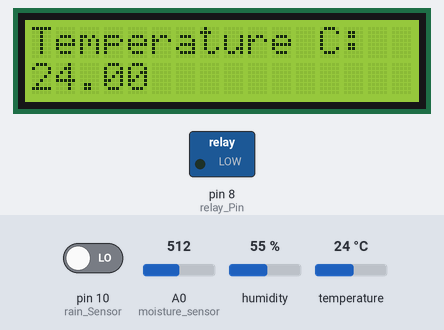
A sketch run on a simulated Arduino Uno, built with avr-gcc and run on an emulated ATmega328P. Shown: 16×2 character LCD, switched loads named in the sketch (green lamp = pin HIGH). Inputs (shaded band) come from the test bench; at power-on: A0 (moisture_sensor) = 512, pin 10 (rain_Sensor) LOW, humidity 55 %, temperature 24 °C. What the sketch prints to the serial monitor is not drawn.

Above: at 3.2 s.
3.3 s: A0 (moisture_sensor) set to 684
At 4.8 s:
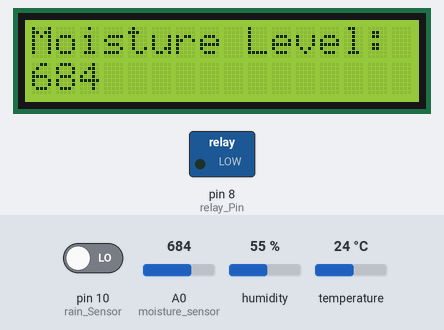
11.6 s: A0 (moisture_sensor) set to 717
At 15.5 s:
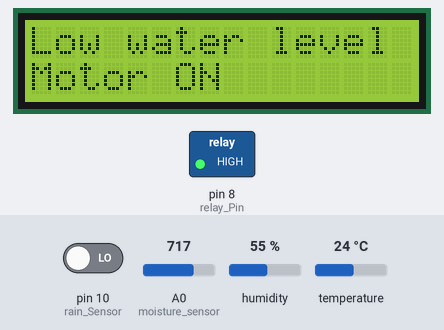
20.7 s: pin 10 (rain_Sensor) driven HIGH
At 26.4 s:
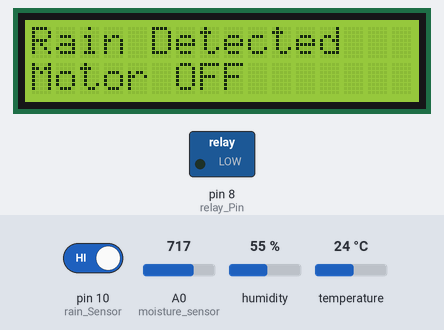
31.8 s: humidity set to 22 %
At 33.1 s:
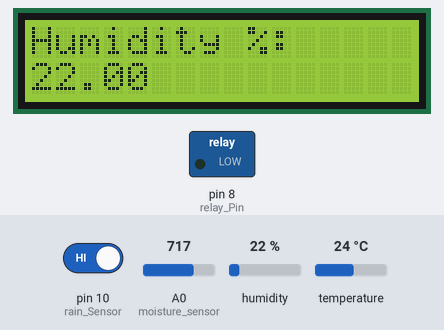
37.4 s: temperature set to 12 °C
At 39.2 s:
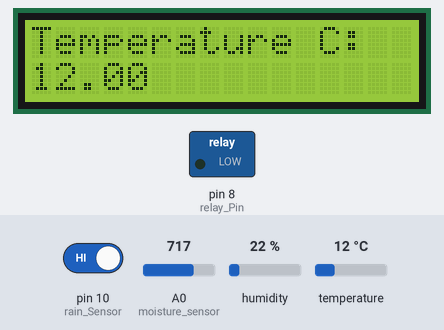
43.0 s: humidity set to 40 %
At 48.3 s:
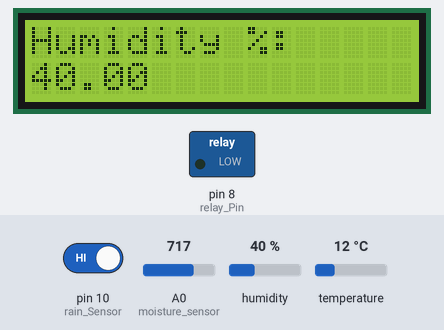
Timing chart, 0 to 49.8 s (numbered marks = the images above; inputs shaded):
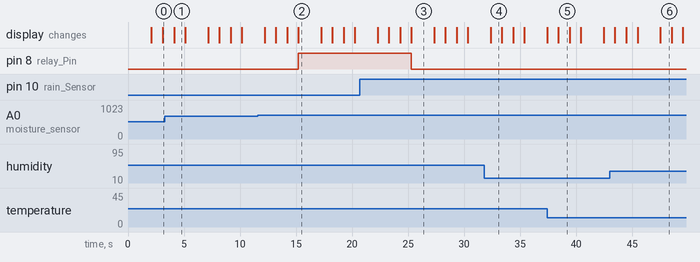

The sketch:

ArduinoCode.ino
```cpp
#include <LiquidCrystal.h>
#include "DHT.h"

// LCD pins: RS, E, D4, D5, D6, D7
LiquidCrystal lcd(2, 3, 4, 5, 6, 7);

// Pin definitions
const int relay_Pin = 8;       // Relay control pin
const int DHT11_Sensor = 9;    // DHT11 sensor pin
const int moisture_sensor = A0; // Soil moisture sensor analog pin
const int rain_Sensor = 10;    // Rain signal pin (connected to ESP8266)

#define DHTTYPE DHT11
int moisture_sensor_value;
int rain_status; // Holds the rain status (0 = No Rain, 1 = Rain Detected)
float humidity_value, temperature_value;
DHT dht(DHT11_Sensor, DHTTYPE);

void setup() {
  // Initialize serial communication for debugging
  Serial.begin(9600);

  // Configure pins
  pinMode(relay_Pin, OUTPUT);
  pinMode(rain_Sensor, INPUT);
  lcd.begin(16, 2);

  // Display startup message
  lcd.print("Smart Irrigation");
  lcd.setCursor(0, 1);
  lcd.print("SYSTEM");

  // Initialize DHT sensor
  dht.begin();

  // Set relay to OFF initially
  digitalWrite(relay_Pin, LOW);

  delay(2000);
}

void loop() {
  // Read sensors and rain status
  readDHT11Sensor();
  moisture_level_detected();
  readRainStatus();

  // Start or stop the motor based on conditions
  water_motor_start();

  delay(1000); // Add some delay for stability
}

void readDHT11Sensor() {
  // Read humidity and temperature
  humidity_value = dht.readHumidity();
  temperature_value = dht.readTemperature();

  // Check if sensor readings are valid
  if (isnan(humidity_value) || isnan(temperature_value)) {
    Serial.println("Failed to read from DHT sensor!");
    return;
  }

  // Print and display humidity
  Serial.print("Humidity: ");
  Serial.print(humidity_value);
  Serial.println("%");
  lcd.clear();
  lcd.print("Humidity %: ");
  lcd.setCursor(0, 1);
  lcd.print(humidity_value);

  delay(1000);

  // Print and display temperature
  Serial.print("Temperature: ");
  Serial.print(temperature_value);
  Serial.println("C");
  lcd.clear();
  lcd.print("Temperature C:");
  lcd.setCursor(0, 1);
  lcd.print(temperature_value);

  delay(1000);
}

void moisture_level_detected() {
  // Read soil moisture sensor value
  moisture_sensor_value = analogRead(moisture_sensor);

  // Print and display moisture level
  Serial.print("Moisture Level: ");
  Serial.println(moisture_sensor_value);
  lcd.clear();
  lcd.print("Moisture Level:");
  lcd.setCursor(0, 1);
  lcd.print(moisture_sensor_value);

  delay(1000);
}

void readRainStatus() {
  // Read rain status from pin 10 (connected to ESP8266)
  rain_status = digitalRead(rain_Sensor); // Returns 1 for HIGH, 0 for LOW

  // Print rain status for debugging
  Serial.print("Rain Status: ");
  Serial.println(rain_status == 1 ? "Rain Detected" : "No Rain");
}

void water_motor_start() {
  // If rain is detected (rain_status = 1)
  if (rain_status == 1) {
    digitalWrite(relay_Pin, 0); // Turn off the water pump
    lcd.clear();
    lcd.print("Rain Detected");
    lcd.setCursor(0, 1);
    lcd.print("Motor OFF");
    delay(1000);
  }
  // If no rain and moisture level is low
  else {
    if (moisture_sensor_value > 700) {
      digitalWrite(relay_Pin, 1); // Turn on the water pump
      lcd.clear();
      lcd.print("Low water level");
      lcd.setCursor(0, 1);
      lcd.print("Motor ON");
      delay(1000);
    } else {
      digitalWrite(relay_Pin, 0); // Turn off the water pump
      lcd.clear();
      lcd.print("Water Level Ok");
      lcd.setCursor(0, 1);
      lcd.print("Motor OFF");
      delay(1000);
    }
  }
}
```

Measured:
- the behaviour switches between 700 and 701 on A0 (moisture_sensor) (found by bisection; images 1 and 2)
- after the input at 11.6 s, pin 8 (relay_Pin): LOW → HIGH after 3.6 s
- after the input at 20.7 s, pin 8 (relay_Pin): HIGH → LOW after 4.6 s; the display: first differs from a run without the input after 4.6 s (image 3)
- what the display in image 1 shows lasts 1.0 s, from 4.1 s to 5.1 s
- what the display in image 2 shows lasts 2.0 s, from 15.2 s to 17.2 s
